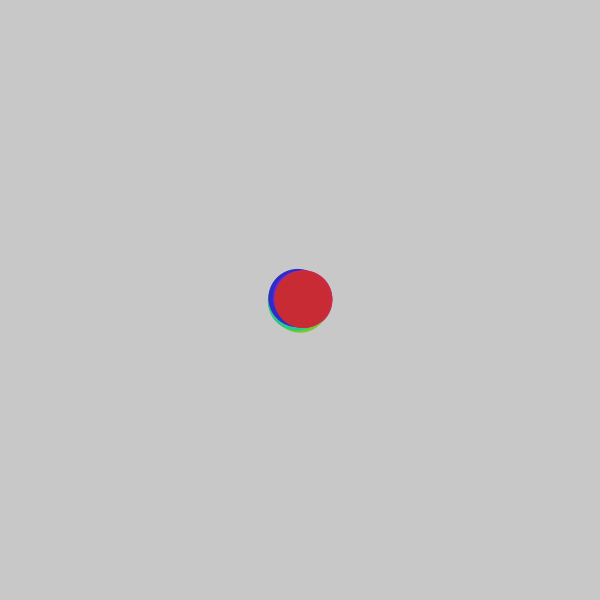
Frame 1 (no input)
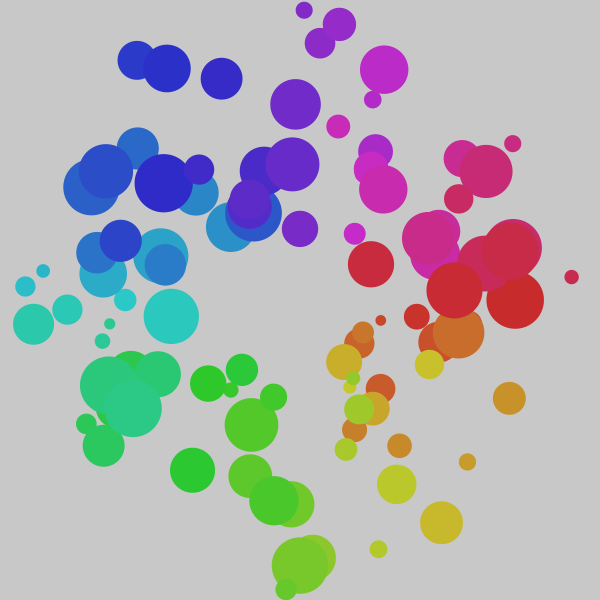
Frame 60 (the mouse pressed at the canvas centre just before this capture)
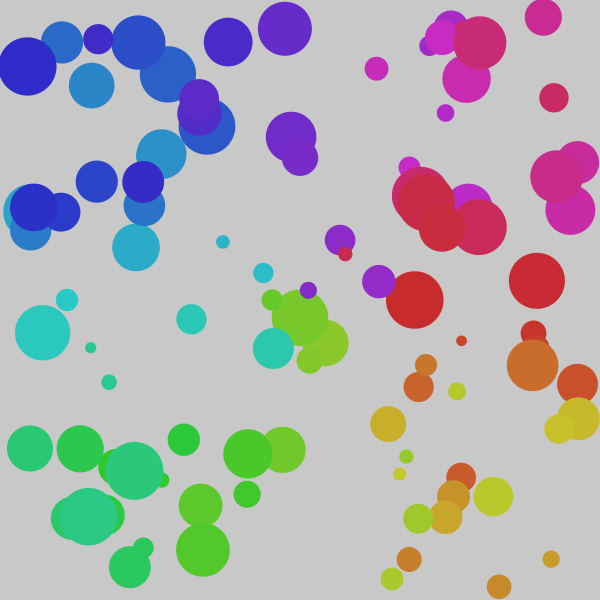
Frame 120 (the mouse held since frame 60 and released just before this capture)

The Processing sketch that drew these frames (run headless with seeded random() and noise(); from frame 60 on, the mouse is pressed at the canvas centre):

// Processing sketch: w06c_bouncingBalls
// ── w06c_bouncingBalls.pde
// code 1 fall 2019
// bryan ma

// this code coordinates the use of multiple arrays to 
// create 100 bouncing balls. its the same idea as our old
// bouncing ball sketch, except there are 100 of each type of value.
// the for loop in setup() sets the initial values, and the for loop
// in draw() updates the values and uses them to draw an ellipse.

int numTotal = 100;

float[] xPositions = new float[numTotal];
float[] yPositions = new float[numTotal];
float[] xSpeeds = new float[numTotal];
float[] ySpeeds = new float[numTotal];
float[] radii = new float[numTotal];
float[] hues = new float[numTotal];

void setup() {
  size(600, 600);

  for (int i = 0; i < numTotal; i++) {
    xPositions[i] = width/2;
    yPositions[i] = height/2;
    xSpeeds[i] = cos(map(i, 0, numTotal, 0, TWO_PI)) * random(1, 5);
    ySpeeds[i] = sin(map(i, 0, numTotal, 0, TWO_PI)) * random(1, 5);
    radii[i] = random(5, 30);
    hues[i] = map(i, 0, numTotal, 0, 255);
  }
  
  noStroke();
  colorMode(HSB);
}

void draw() {
  background(200);
  for (int i = 0; i < numTotal; i++) {
    if (xPositions[i] < radii[i] || xPositions[i] > width - radii[i]) {
      xSpeeds[i] *= -1;
    } 

    if (yPositions[i] < radii[i] || yPositions[i] > height - radii[i]) {
      ySpeeds[i] *= -1;
    }
    
    xPositions[i] += xSpeeds[i];
    yPositions[i] += ySpeeds[i];

    fill(hues[i], 200, 200);
    ellipse(xPositions[i], yPositions[i], radii[i] * 2, radii[i] * 2);
  }
}
